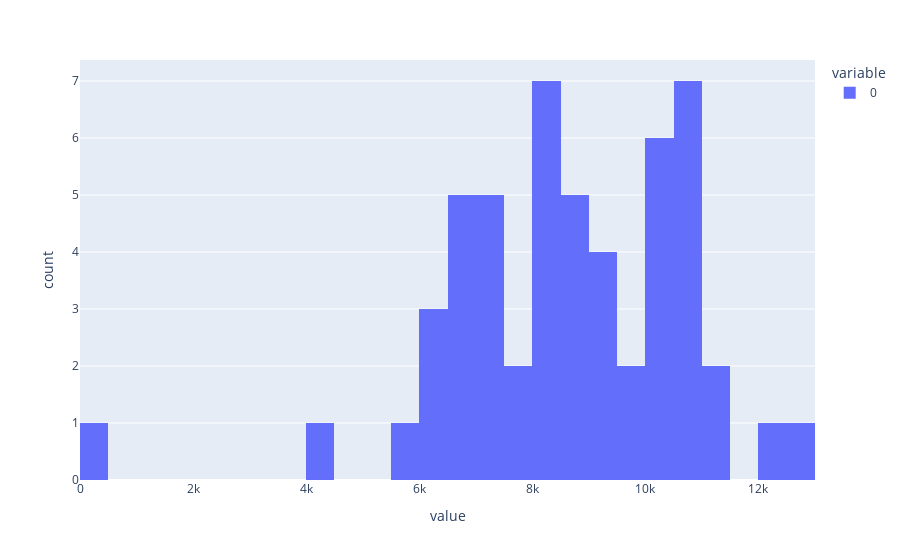

This figure's notebook cell:
### Code cell
import cv2
import numpy as np
import pandas as pd
import plotly.graph_objects as gob
import plotly.express as px

sample.prod = bit
sample.prod[markers==-1] = 0
sample.gaussianBlur(kernel_shape=(25,25)).threshBinary().fillHole().show().findContours().drawContours().show().write("output2.jpg")

# print(sample.contours)

Arcs = [cv2.arcLength(cnt, True) for cnt in sample.contours] 
Areas = [cv2.contourArea(cnt) for cnt in sample.contours]

Circularities = [4*np.pi*area/(arc*arc) if arc >= 1 and area >= 1 else 0 for area, arc in zip(Areas, Arcs)]

# beanAreas = [area for area in Areas if area <= 900 and area >= 25000]
# maximum = max(beanAreas)
# normBeanAreas = [area for area in beanAreas]

print(len(Areas))
df = pd.DataFrame(Areas)

px.histogram(df, nbins=40)

### Figure 1 — Plotly figure (JSON) as saved in the notebook; plotly's stock layout.template omitted (floating-point values rounded to 4 significant figures)
{"data": [{"alignmentgroup": "True", "bingroup": "x", "hovertemplate": "variable=0<br>value=%{x}<br>count=%{y}<extra></extra>", "legendgroup": "0", "marker": {"color": "#636efa", "pattern": {"shape": ""}}, "name": "0", "nbinsx": 40, "offsetgroup": "0", "orientation": "v", "showlegend": true, "type": "histogram", "x": [6030, 7266, 8590, 12340.0, 10130, 8052, 8572.0, 5686, 8232.0, 7790.0, 10640.0, 17.5, 10370.0, 11011, 7452, 6820.0, 9280.0, 10350.0, 8458.0, 8191, 9464.0, 8106.0, 8464.0, 7156, 8782.0, 6752.0, 10432, 12670.0, 6532.0, 11210.0, 10350.0, 10180.0, 6454.0, 9745, 10790.0, 9337, 6144, 10500.0, 10805, 7354.0, 10504, 9606.0, 10920.0, 10655, 4374.0, 8782.0, 8284.0, 7228.0, 7893, 9246, 6724, 6787, 8542], "xaxis": "x", "yaxis": "y"}], "layout": {"autosize": true, "barmode": "relative", "legend": {"title": {"text": "variable"}, "tracegroupgap": 0}, "margin": {"t": 60}, "xaxis": {"anchor": "y", "autorange": true, "domain": [0, 1], "range": [0, 13000], "title": {"text": "value"}, "type": "linear"}, "yaxis": {"anchor": "x", "autorange": true, "domain": [0, 1], "range": [0, 7.368], "title": {"text": "count"}}}}
